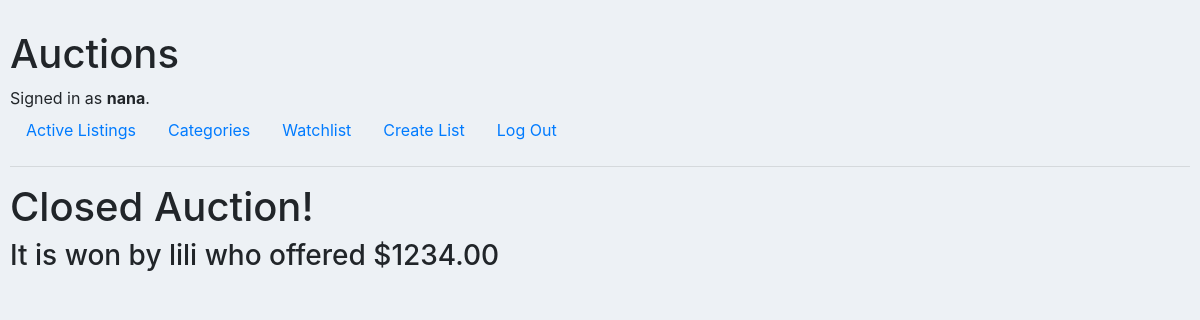
The page /item/12 (signed in) on the database its author committed.
### auctions/models.py (models this page shows, shortened)
class User(AbstractUser):
    pass

class Bid(models.Model):
    bid = models.DecimalField(decimal_places=2,max_digits=13)
    bidder = models.ForeignKey(User, on_delete=models.CASCADE)
    auction = models.ForeignKey(Auction, on_delete=models.CASCADE, related_name="biddings")

### auctions/views.py (the view, shortened to what this page needs)
# urls.py: path("item/<int:auction_id>", views.item, name="item"),
def item(request,auction_id):
    auction = Auction.objects.get(pk=auction_id)
    if auction.status == False:
        highest_bid = Bid.objects.filter(auction=auction_id).order_by('-bid').first()
        return render(request, "auctions/close.html",{
        'item': auction,
        'bid' : highest_bid,
        })

### auctions/templates/auctions/close.html
{% extends "auctions/layout.html" %}
{% block body %}
<h1>Closed Auction!</h1>
<h3>{{ auction.title }} It is won by {{bid.bidder}} who offered ${{ bid.bid }} </h3>
{% endblock %}

### auctions/templates/auctions/layout.html (shortened to what this page needs)
{% load static %}
<!DOCTYPE html>
<html lang="en">
    <head>
        <link rel="stylesheet" href="https://stackpath.bootstrapcdn.com/bootstrap/4.4.1/css/bootstrap.min.css">
        <link href="{% static 'auctions/styles.css' %}" rel="stylesheet">
    </head>
    <body>
        <h1>Auctions</h1>
        <div>
            {% if user.is_authenticated %}
                Signed in as <strong>{{ user.username }}</strong>.
            {% else %}
                Not signed in.
            {% endif %}
        </div>
        <ul class="nav">
            <li class="nav-item">
                <a class="nav-link" href="{% url 'index' %}">Active Listings</a>
            </li>
            <li class="nav-item">
                <a class="nav-link" href="{% url 'category' %}">Categories</a>
            </li>
            {% if user.is_authenticated %}
                <li class="nav-item">
                    <a class="nav-link" href="{% url 'watch_listing' %}">Watchlist</a>
                </li>
                <li class="nav-item">
                    <a class="nav-link" href="{% url 'create_list' %}">Create List</a>
                </li>
                <li class="nav-item">
                    <a class="nav-link" href="{% url 'logout' %}">Log Out</a>
                </li>
            {% endif %}
        </ul>
        <hr>
        {% block body %}
        {% endblock %}
    </body>
</html>

### auctions/static/auctions/styles.css (style rules this page uses)
body { padding: 10px; background-color: #edf1f5; margin-top:20px; }

### rows shown on the page
User: username "nana"
Bid: bidder "lili", bid "1234.00"
